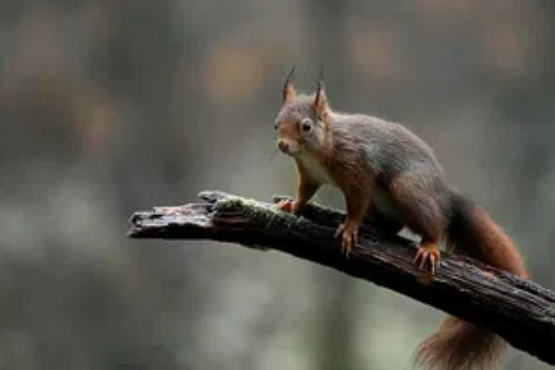
#> input picture RobertCross_sobel_prewitt_filtering/img.png, 555 x 370 px, found by its file name
$ jupyter execute sobel_prewitt_Robert_Cross_filtering.ipynb   (older library calls are emulated)
#> lines starting #> are read from the running program, lines starting #| are printed output that depends on the picture; after the words box and inside, x2 and y2 are one past the last pixel; in counts of white or black regions, pixels touching at a corner belong together
[cell 1]
import cv2
import numpy as np
from scipy import ndimage
import matplotlib.pyplot as plt
from google.colab.patches import cv2_imshow

[cell 2]
img = cv2.imread("/content/img.png")
#> img is the input picture: shape (370, 555, 3); mean B, G, R 80.2, 88.3, 90.7
cv2_imshow(img)

[cell 3]
gray_img = cv2.cvtColor(img,cv2.COLOR_BGR2GRAY)
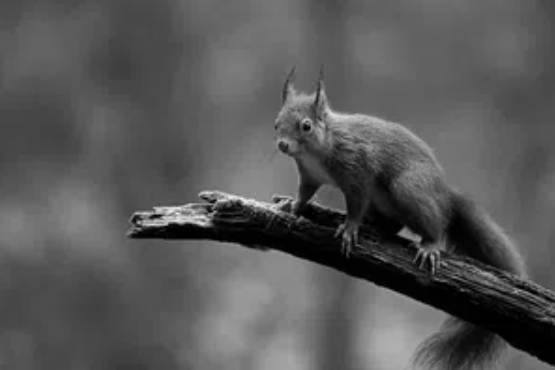
#> gray_img: shape (370, 555); min 0, max 236, mean 88.1

[cell 4]
cv2_imshow(gray_img)

[cell 5]
img_gaussian = cv2.GaussianBlur(gray_img,(25,25),0)
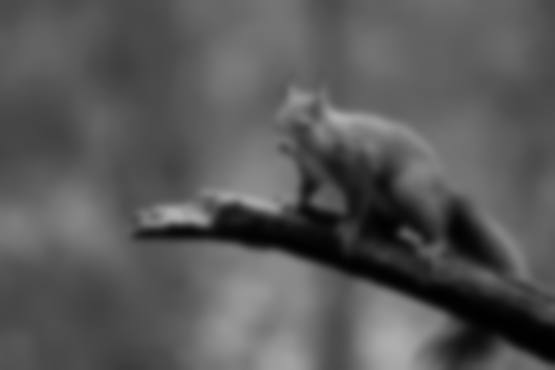
#> img_gaussian: shape (370, 555); min 0, max 177, mean 88.1

[cell 6]
cv2_imshow(img_gaussian)

[cell 7]
sobelx = cv2.Sobel(img_gaussian,cv2.CV_8U,1,0,ksize=5)
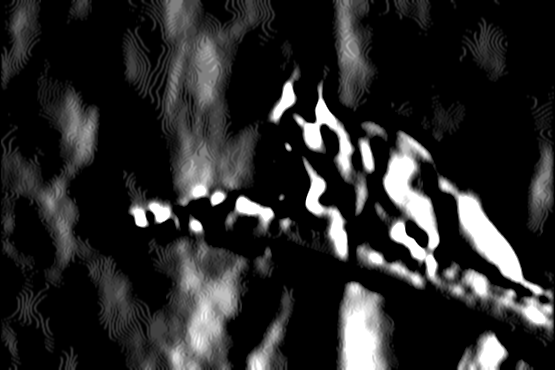
#> sobelx: shape (370, 555); min 0, max 255, mean 40.6
sobely = cv2.Sobel(img_gaussian,cv2.CV_8U,0,1,ksize=5)
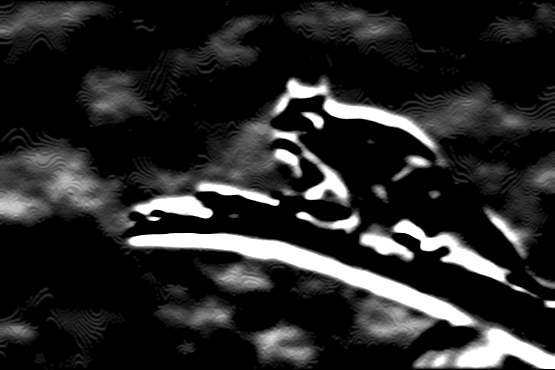
#> sobely: shape (370, 555); min 0, max 255, mean 39.4
sobel_img = sobelx + sobely
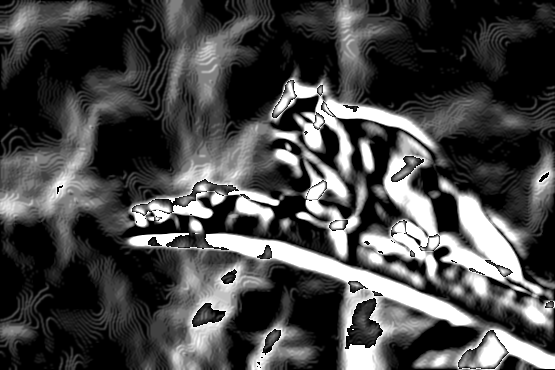
#> sobel_img: shape (370, 555); min 0, max 255, mean 70.9

[cell 8]
cv2_imshow(sobelx)
cv2_imshow(sobely)
cv2_imshow(sobel_img)

[cell 9]
kernelx = np.array([[1,1,1],[0,0,0],[-1,-1,-1]])
kernely = np.array([[-1,0,1],[-1,0,1],[-1,0,1]])

img_prewittx = cv2.filter2D(img_gaussian, -1, kernelx)
img_prewitty = cv2.filter2D(img_gaussian, -1, kernely)
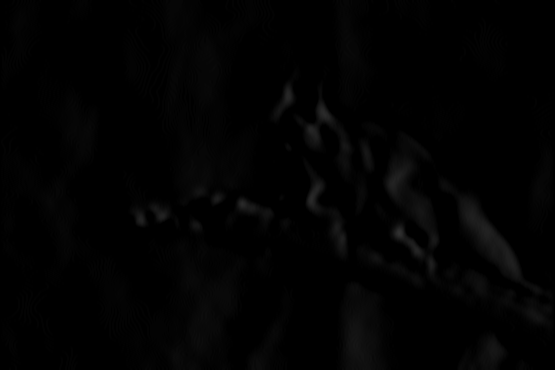
#> img_prewitty: shape (370, 555); min 0, max 49, mean 2.2
img_prewitt = img_prewitty + img_prewittx

[cell 10]
cv2_imshow(img_prewittx)
cv2_imshow(img_prewitty)
cv2_imshow(img_prewitt)

[cell 11]
img = cv2.imread("/content/img.png",0).astype("float64")
#> img: shape (370, 555) float64; min 0, max 235, mean 87.9
img/=255.0

roberts_cross_v = np.array( [[1, 0 ],
                             [0,-1 ]] )

roberts_cross_h = np.array( [[ 0, 1 ],
                             [ -1, 0 ]] )

vertical = ndimage.convolve( img, roberts_cross_v )
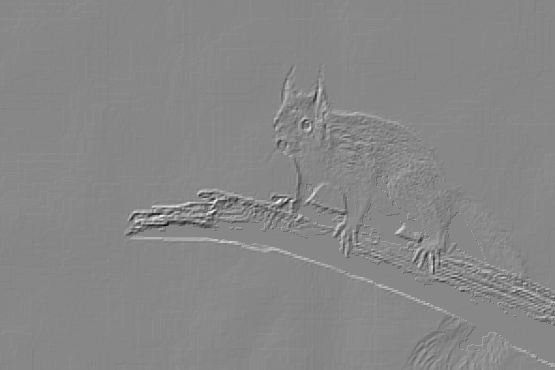
#> vertical: shape (370, 555) float64; min -0.451, max 0.396, mean 3.92e-05; drawn with min black and max white
horizontal = ndimage.convolve( img, roberts_cross_h )
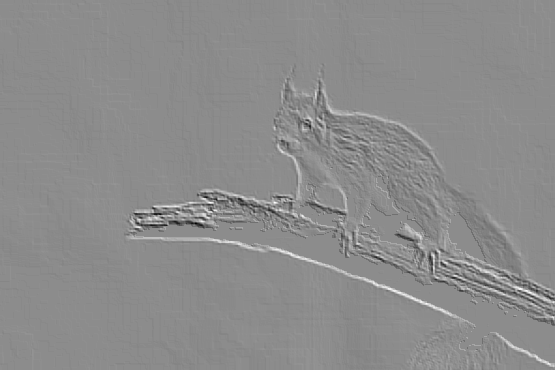
#> horizontal: shape (370, 555) float64; min -0.416, max 0.341, mean 0.000159; drawn with min black and max white

edged_img = np.sqrt( np.square(horizontal) + np.square(vertical))
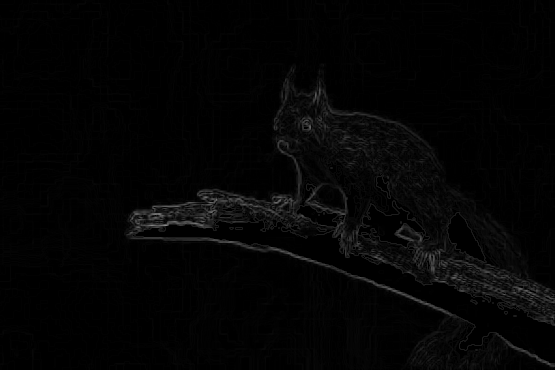
#> edged_img: shape (370, 555) float64; min 0, max 0.549, mean 0.0176
edged_img*=255

[cell 12]
cv2_imshow(edged_img)

[cell 13]
img2 = cv2.imread("/content/img.png")

[cell 14]
gray = cv2.cvtColor(img2,cv2.COLOR_BGR2GRAY)

[cell 15]
blur = cv2.blur(gray,(3,3))

[cell 16]
cv2_imshow(blur)

[cell 17]
edges = cv2.Canny(blur,75,75)
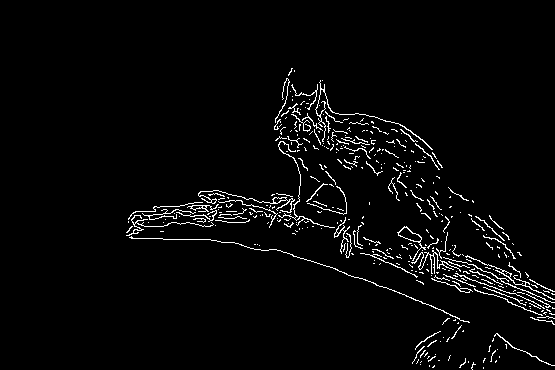
#> edges: shape (370, 555); 3.1% white in thin lines or dots, all inside (x1, y1, x2, y2) = (126, 68, 555, 370)
cv2_imshow(edges)
